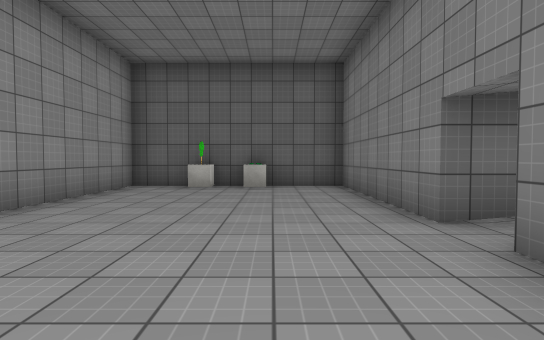
View 1 (above)

18 first-person views from a walk through a Unity game level. The camera is 1.3 m above the floor, tilts 2° down and sees 80° across. The floor is counted in squares, 2 m on a side. Each view is taken from the middle of a square. On the plan, view 1 faces up. The plan holds only what a view shows up to about 10 squares ahead; the rest is blank. The player character is not drawn. Surface patterns are stand-ins for the level's own textures.

View 2
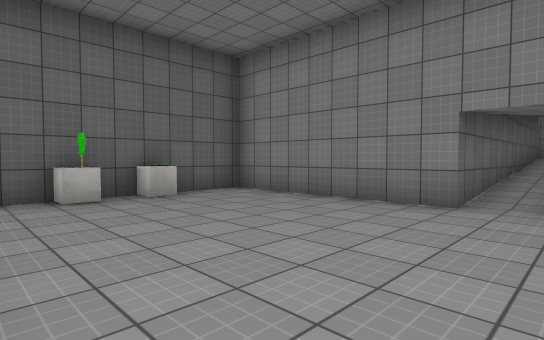

View 3
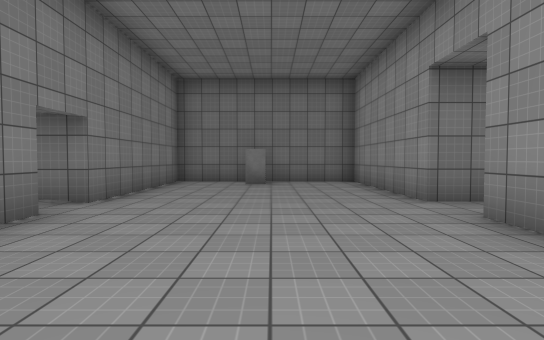

View 4
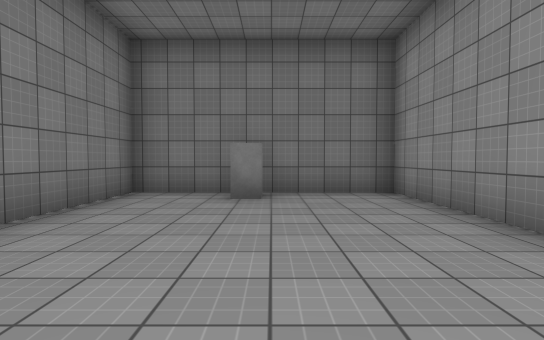

View 5
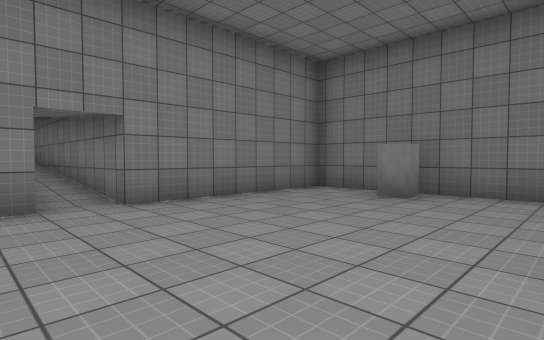

View 6
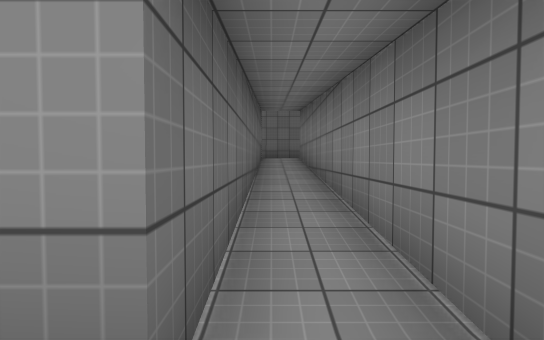

View 7
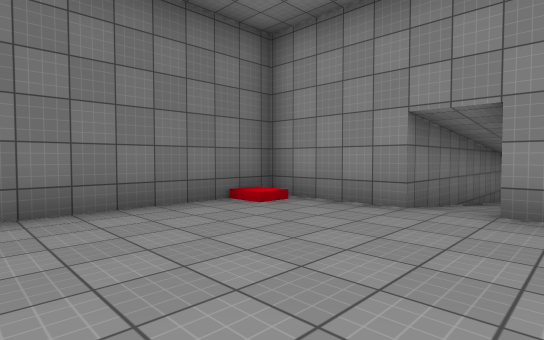

View 8
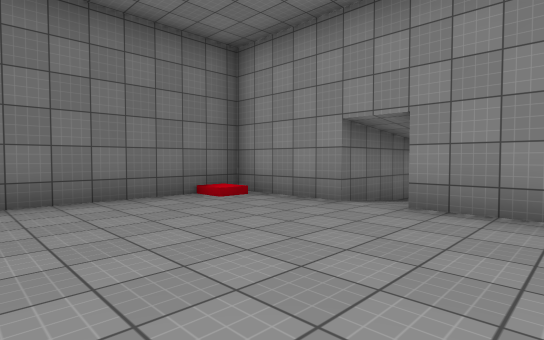

View 9
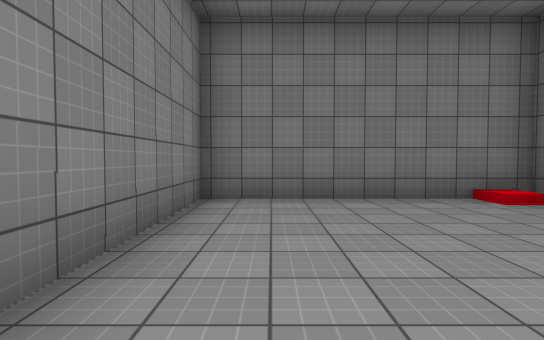

View 10
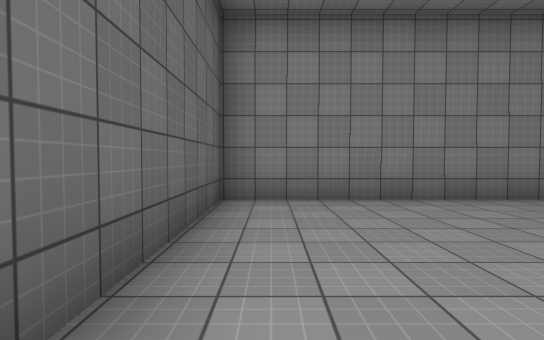

View 11
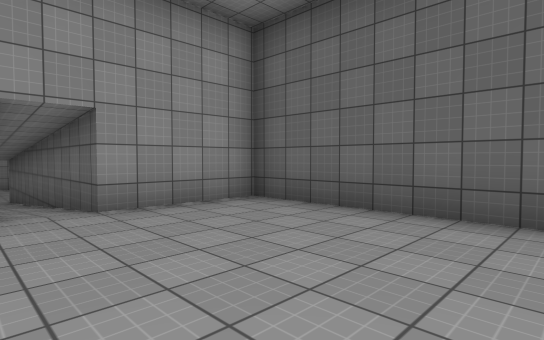

View 12
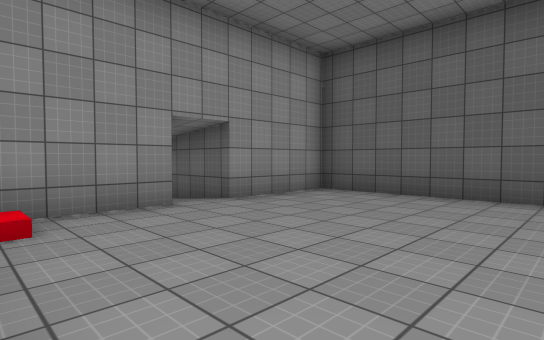

View 13
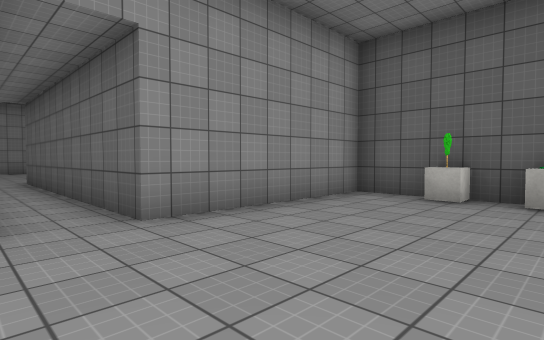

View 14
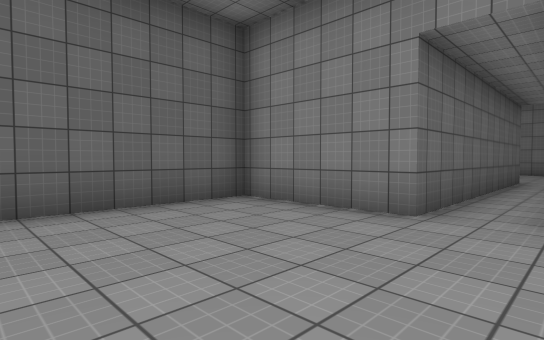

View 15
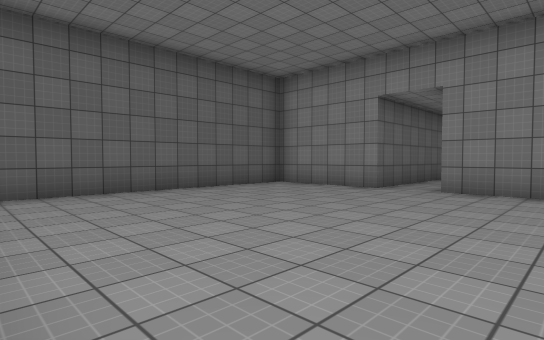

View 16
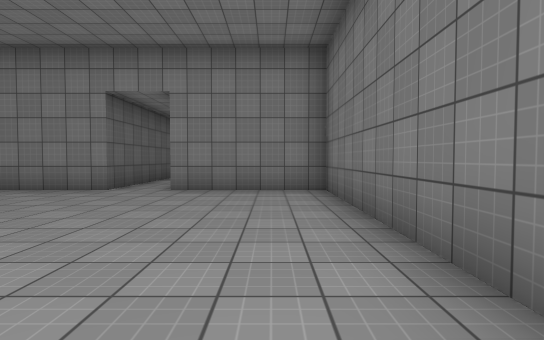

View 17
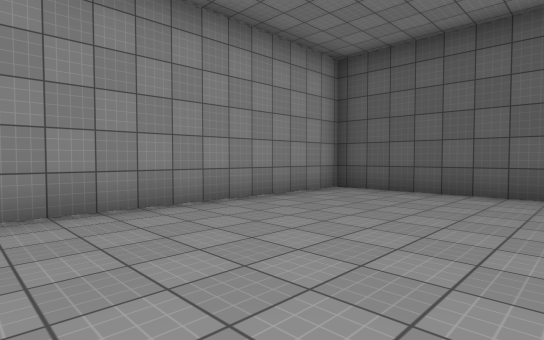

View 18
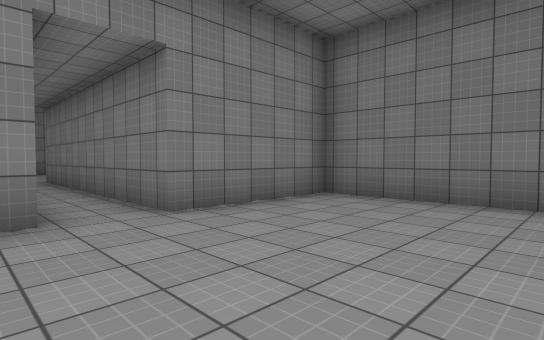

### Floor plan
Key: @ floor where view 1 was taken; # wall or solid block; . main floor; : floor 1.25 m higher than the main floor; / step, stairs or slope; C white cube.
Columns run from 18 left of view 1 to 15 right of it. Each row starts with its distance up from view 1.
  8               #######
  7 #########     #...C.#
  6 #.......#     #.C...#      #######
  5 #.......#     #.....#      #:::::#
  4 #.......#######.....########:::::#
  3 #....................///////:::::#
  2 #.......#######.....########:::::#
  1 #.......#     #.....#      #:::::#
  0 #.......#     #...@.#      #:::::#
 -1   #######     #.....#      #######
 -2               #.....#
 -3               #######

Where each view was taken, in squares from view 1:
view 1: 0 up, 0 right, facing up
view 2: 2 up, 3 left, facing up-right
view 3: 7 up, 1 left, facing down
view 4: 4 up, 1 left, facing down
view 5: 4 up, 3 left, facing down-right
view 6: 3 up, 1 right, facing right
view 7: 4 up, 14 right, facing down-left
view 8: 5 up, 14 right, facing down-left
view 9: 5 up, 14 right, facing down
view 10: 5 up, 10 right, facing right
view 11: 2 up, 14 right, facing up-left
view 12: 0 up, 14 right, facing up-left
view 13: 2 up, 0 right, facing up-left
view 14: 2 up, 14 left, facing up-right
view 15: 0 up, 17 left, facing up-right
view 16: 0 up, 17 left, facing right
view 17: 0 up, 13 left, facing up-left
view 18: 4 up, 14 left, facing down-right
